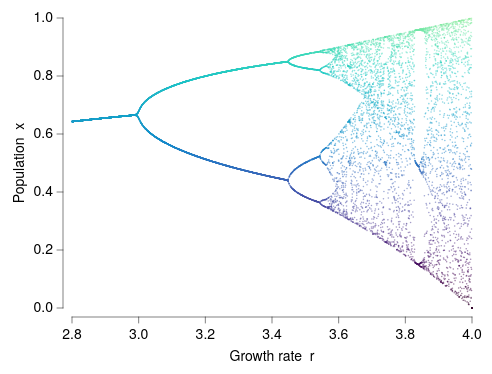

This figure's Vega-Lite source:
### Vega-Lite specification from a JSON file in a GitHub repository (floating-point values rounded to 4 significant figures; data arrays with more than 128 entries replaced by an {"elided": "..."} marker saying what was removed)
{"background": null, "config": {"arc": {"fill": "#DBDBDB", "fillOpacity": 1.0, "innerRadius": 36.25, "padAngle": 0.03, "stroke": "black", "strokeOpacity": 1, "strokeWidth": 0.25}, "area": {"fill": "#DBDBDB", "fillOpacity": 1.0, "stroke": "black", "strokeOpacity": 1, "strokeWidth": 0.25}, "axis": {"domain": true, "domainCap": "round", "domainColor": "black", "domainWidth": 0.25, "grid": false, "gridCap": "round", "gridColor": "#F1F1F1", "gridDash": [0, 0], "gridOpacity": 1.0, "gridWidth": 0.25, "labelColor": "black", "labelFont": "Helvetica Neue, HelveticaNeue, Helvetica, Arial, sans-serif", "labelFontSize": 7, "labelFontStyle": "normal", "labelFontWeight": 400, "offset": 4.5, "ticks": true, "tickCap": "round", "tickColor": "black", "tickRound": false, "tickSize": 3, "tickWidth": 0.25, "titleColor": "black", "titleFont": "Helvetica Neue, HelveticaNeue, Helvetica, Arial, sans-serif", "titleFontSize": 7, "titleFontStyle": "normal", "titleFontWeight": 400}, "axisX": {"domain": true, "labelAlign": "center", "labelAngle": 0, "labels": true, "ticks": true, "translate": 0}, "axisY": {"domain": true, "labelAlign": "right", "labelAngle": 0, "labels": true, "ticks": true, "translate": 0}, "axisRight": {"domain": true, "labelAlign": "left", "labelAngle": 0, "labels": true, "ticks": true, "translate": 0}, "axisTop": {"domain": true, "labelAlign": "center", "labelAngle": 0, "labels": true, "ticks": true, "translate": 0}, "axisBand": {"tickOffset": 0}, "bar": {"fill": "#DBDBDB", "fillOpacity": 1.0, "stroke": "black", "strokeOpacity": 1, "strokeWidth": 0.25}, "boxplot": {"size": 13.05, "ticks": {"cornerRadius": 0.25, "fill": "black", "opacity": 1, "size": 6.525, "thickness": 0.25}, "box": {"fillOpacity": 1.0, "stroke": "black", "strokeOpacity": 1, "strokeWidth": 0.25}, "median": {"cornerRadius": 0, "fill": "black", "fillOpacity": 1.0, "opacity": 1, "size": 13.05, "thickness": 0.25}, "rule": {"fill": "black", "fillOpacity": 1.0, "size": 14.5, "stroke": "black", "strokeDash": [0, 0], "strokeOpacity": 1, "strokeWidth": 0.25}, "outliers": {"color": "black", "fill": "black", "fillOpacity": 1.0, "size": 0, "stroke": "black", "strokeOpacity": 1, "strokeWidth": 0.25}}, "circle": {"fill": "black", "fillOpacity": 1.0, "size": 1.812, "stroke": null, "strokeOpacity": 1, "strokeWidth": 0.25}, "errorband": {"band": {"fillOpacity": 0.6, "stroke": null, "strokeWidth": 0.25, "strokeOpacity": 1}, "borders": {"opacity": 0, "strokeOpacity": 0.25, "strokeWidth": 1}}, "errorbar": {"opacity": 1, "rule": {"strokeDash": [0, 0], "strokeWidth": 0.25}, "ticks": {"color": "black", "cornerRadius": 0.125, "opacity": 1, "size": 8.7, "thickness": 0.25}, "thickness": 0.25}, "font": "Helvetica Neue, HelveticaNeue, Helvetica, Arial, sans-serif", "geoshape": {"fill": "#DBDBDB", "fillOpacity": 1.0, "stroke": "black", "strokeOpacity": 1, "strokeWidth": 0.25}, "header": {"labelColor": "black", "labelFont": "Helvetica Neue, HelveticaNeue, Helvetica, Arial, sans-serif", "labelFontSize": 7, "labelFontStyle": "normal", "labelFontWeight": 400, "titleColor": "black", "titleFont": "Helvetica Neue, HelveticaNeue, Helvetica, Arial, sans-serif", "titleFontSize": 7, "titleFontStyle": "normal", "titleFontWeight": 400, "titlePadding": 0}, "legend": {"disable": false, "offset": 4.5, "titlePadding": 4, "labelOffset": 2, "gradientLabelOffset": 2, "gradientLength": 72.5, "gradientThickness": 7.25, "gradientOpacity": 1.0, "gradientStrokeColor": "black", "gradientStrokeWidth": 0.25, "labelColor": "black", "labelFont": "Helvetica Neue, HelveticaNeue, Helvetica, Arial, sans-serif", "labelFontSize": 7, "labelFontStyle": "normal", "labelFontWeight": 400, "strokeColor": "black", "strokeWidth": 0, "symbolSize": 42, "symbolStrokeColor": "black", "symbolStrokeWidth": 0.25, "titleColor": "black", "titleFont": "Helvetica Neue, HelveticaNeue, Helvetica, Arial, sans-serif", "titleFontSize": 7, "titleFontStyle": "normal", "titleFontWeight": 400}, "line": {"color": "black", "stroke": "black", "strokeCap": "butt", "strokeDash": [0, 0], "strokeOpacity": 1, "strokeWidth": 0.5}, "point": {"filled": true, "fill": "#DBDBDB", "fillOpacity": 1.0, "size": 7.25, "stroke": "black", "strokeOpacity": 1, "strokeWidth": 0.25}, "range": {"category": ["#5CA7B1", "#B7D0EE", "#B7B3E4", "#B3DAB5", "#F5E1B3", "#3D727B", "#809DC7", "#867DAC", "#80A988", "#CBB17A", "#204148", "#546B94", "#584C77", "#507B5F", "#9D824D"], "diverging": {"scheme": ["#6F572A", "#876E43", "#9E875F", "#B5A17F", "#CABBA2", "#DCD6CC", "#F4F1E9", "#C9D7DA", "#9DBFC6", "#78A5AF", "#558B96", "#36717C", "#1A5762"]}, "heatmap": {"scheme": ["#32022B", "#43044D", "#4C196E", "#4D338C", "#484DA6", "#3A68BB", "#1D83CA", "#1D9CCB", "#23B5C9", "#28CDC5", "#4DE0B4", "#91EE9F"]}, "ordinal": {"scheme": ["#F1F1F1", "#DBDBDB", "#C6C6C6", "#B2B2B2", "#9D9D9D", "#898989", "#767676", "#636363", "#515151", "#404040", "#2F2F2F", "#1F1F1F"]}, "ramp": {"scheme": ["#32022B", "#43044D", "#4C196E", "#4D338C", "#484DA6", "#3A68BB", "#1D83CA", "#1D9CCB", "#23B5C9", "#28CDC5", "#4DE0B4", "#91EE9F"]}}, "rule": {"color": "black", "stroke": "black", "strokeCap": "round", "strokeDash": [2, 2], "strokeOpacity": 1, "strokeWidth": 0.25}, "scale": {"bandPaddingInner": 0.1, "bandPaddingOuter": 0.1, "round": false}, "rect": {"fill": "#DBDBDB", "fillOpacity": 1.0, "stroke": "black", "strokeOpacity": 1, "strokeWidth": 0.25}, "square": {"fill": "#DBDBDB", "fillOpacity": 1.0, "size": 14.5, "stroke": "black", "strokeOpacity": 1, "strokeWidth": 0.25}, "text": {"color": "black", "font": "Helvetica Neue, HelveticaNeue, Helvetica, Arial, sans-serif", "fontSize": 7, "fontStyle": "normal", "fontWeight": 400}, "tick": {"color": "black", "cornerRadius": 0.125, "opacity": 1.0, "size": 13.05, "thickness": 0.25}, "title": {"anchor": "middle", "frame": "group", "color": "black", "font": "Helvetica Neue, HelveticaNeue, Helvetica, Arial, sans-serif", "fontSize": 7, "fontStyle": "normal", "fontWeight": 400, "subtitleColor": "black", "subtitleFont": "Helvetica Neue, HelveticaNeue, Helvetica, Arial, sans-serif", "subtitleFontSize": "Helvetica Neue, HelveticaNeue, Helvetica, Arial, sans-serif", "subtitleFontStyle": "normal", "subtitleFontWeight": 400}, "trail": {"color": "black", "opacity": 1, "size": 0.5}, "view": {"continuousWidth": 200, "continuousHeight": 145, "discreteWidth": 200, "discreteHeight": 145, "fill": null, "stroke": null, "strokeWidth": 0.25}}, "data": {"name": "data-6d28555145ee246e3d8774a129532c93"}, "mark": {"type": "circle", "opacity": 0.5, "size": 0.6}, "encoding": {"color": {"field": "x", "legend": null, "type": "quantitative"}, "x": {"field": "r", "scale": {"domain": [2.8, 4.0], "nice": false}, "title": "Growth rate  r", "type": "quantitative"}, "y": {"field": "x", "scale": {"domain": [0, 1], "nice": false}, "title": "Population  x", "type": "quantitative"}}, "$schema": "https://vega.github.io/schema/vega-lite/v6.4.1.json", "datasets": {"data-6d28555145ee246e3d8774a129532c93": {"elided": "14000 records"}}}
